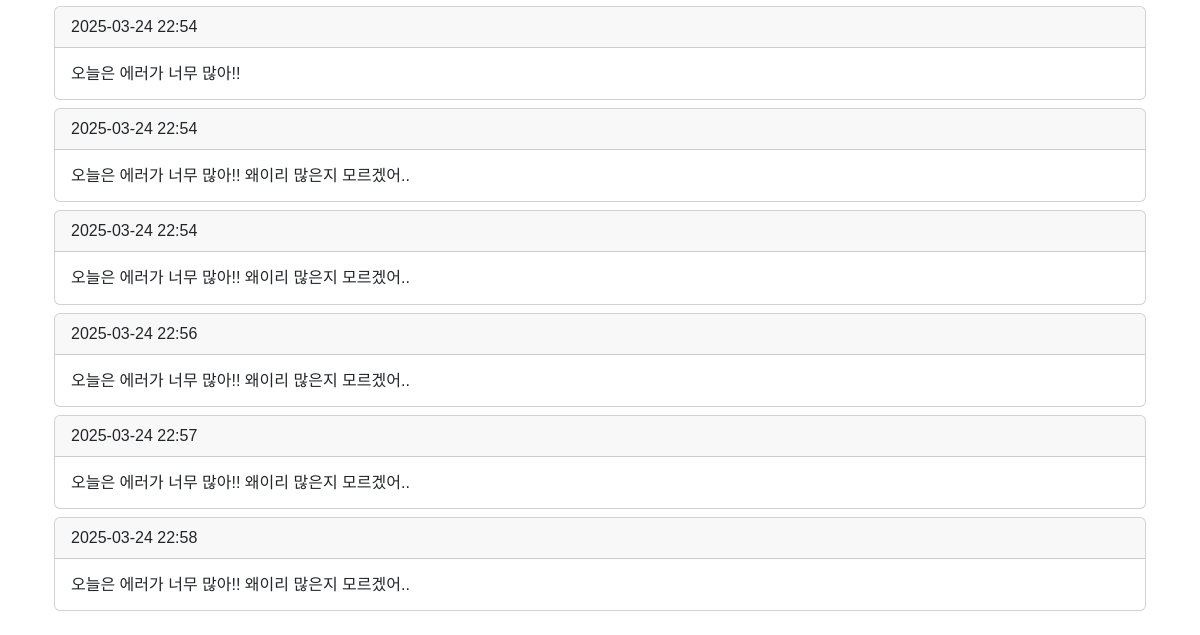
The app's page /browse (lower part), older data.
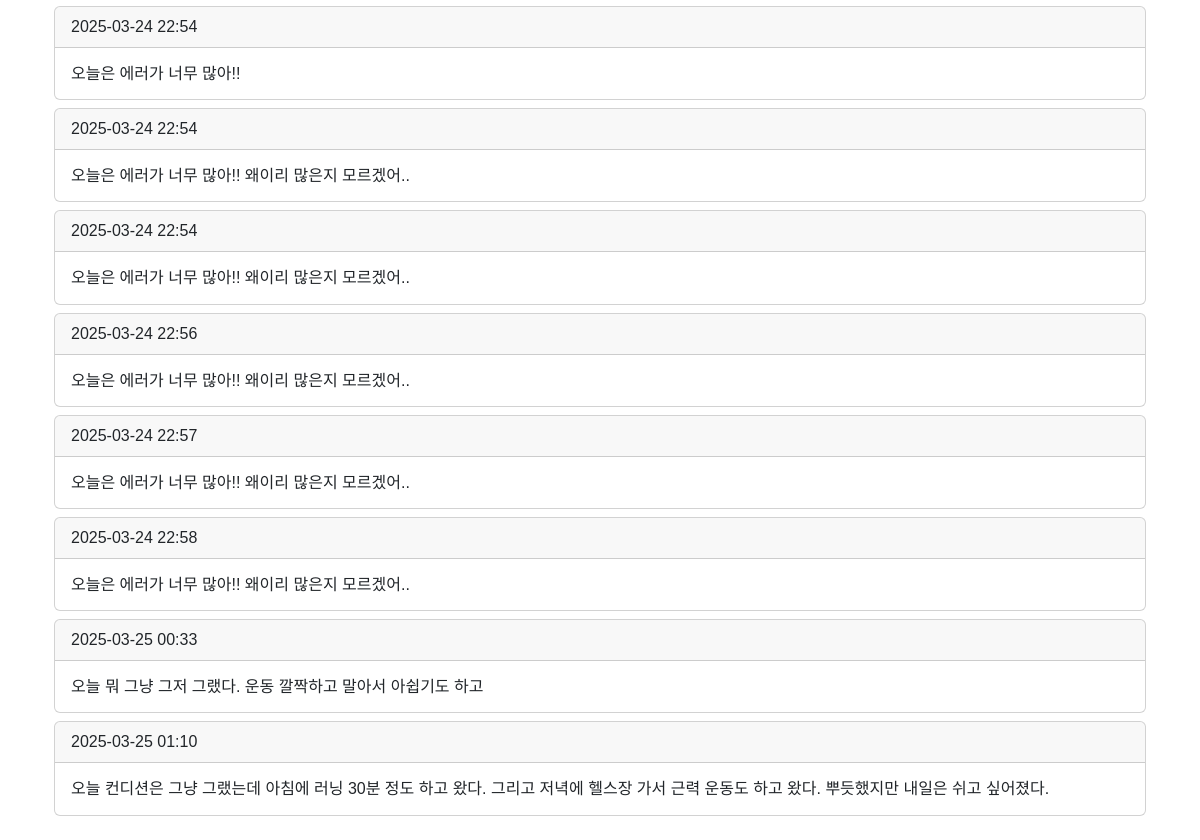
The same page, newer data.
### tables this page shows
CREATE TABLE logs 
              (id INTEGER PRIMARY KEY AUTOINCREMENT,
              user_id INTEGER, 
              user_input TEXT, 
              encouragement TEXT, 
              advice TEXT, 
              physical INTEGER, 
              knowledge INTEGER, 
              mental INTEGER,
              v_index INTEGER,
              timestamp TEXT);

### app.py (the view)
@app.route('/browse', methods=['GET'])
def browse():
    logs = db.get_logs(user_id)
    return render_template('browse.html', logs=logs)

### db.py (called while the page is built)
def get_logs(user_id):
    conn = sqlite3.connect('database.db')
    c = conn.cursor()
    c.execute('''
        SELECT user_input, encouragement, advice, physical, knowledge, mental, timestamp
        FROM logs
        WHERE user_id = ?;
    ''', (int(user_id),))
    result = c.fetchall()
    conn.close()
    return [row for row in result]

### templates/browse.html (shortened to what this page needs)
<!DOCTYPE html>
<html lang="en">
<head>
    <link href="{{url_for('static', filename = 'vendor/bootstrap/css/bootstrap.min.css')}}" rel="stylesheet">
    <link href="{{url_for('static', filename = 'vendor/bootstrap-icons/bootstrap-icons.css')}}" rel="stylesheet">
</head>
<body style="font-family: 'Malgun Gothic', Arial, sans-serif;">
    <div class="container p-3 p-md-6" style="margin-top: 40px">
        {% for log in logs %}
        <div class="card m-2" data-bs-toggle="modal" data-bs-target="#cardModal">
            <div class="card-header">{{log[6][:10]}} {{log[6][11:16]}}</div>
            <div class="card-body">
                <h6 class="card-text mx-auto">{{log[0]}}</h6>
            </div>
        </div>
        {% endfor %}
    </div>
</body>
</html>

Row changes from the older to the newer data that the page shows:
added logs: timestamp "2025-03-25", timestamp "00:33", user_input "오늘 뭐 그냥 그저 그랬다. 운동 깔짝하고 말아서 아쉽기도 하고"
added logs: timestamp "2025-03-25", timestamp "01:10", user_input "오늘 컨디션은 그냥 그랬는데 아침에 러닝 30분 정도 하고 왔다. 그리고 저녁에 헬스장 가서 근력 운동도 하고 왔다. 뿌듯했지만 내일은 쉬고 싶어졌다."
